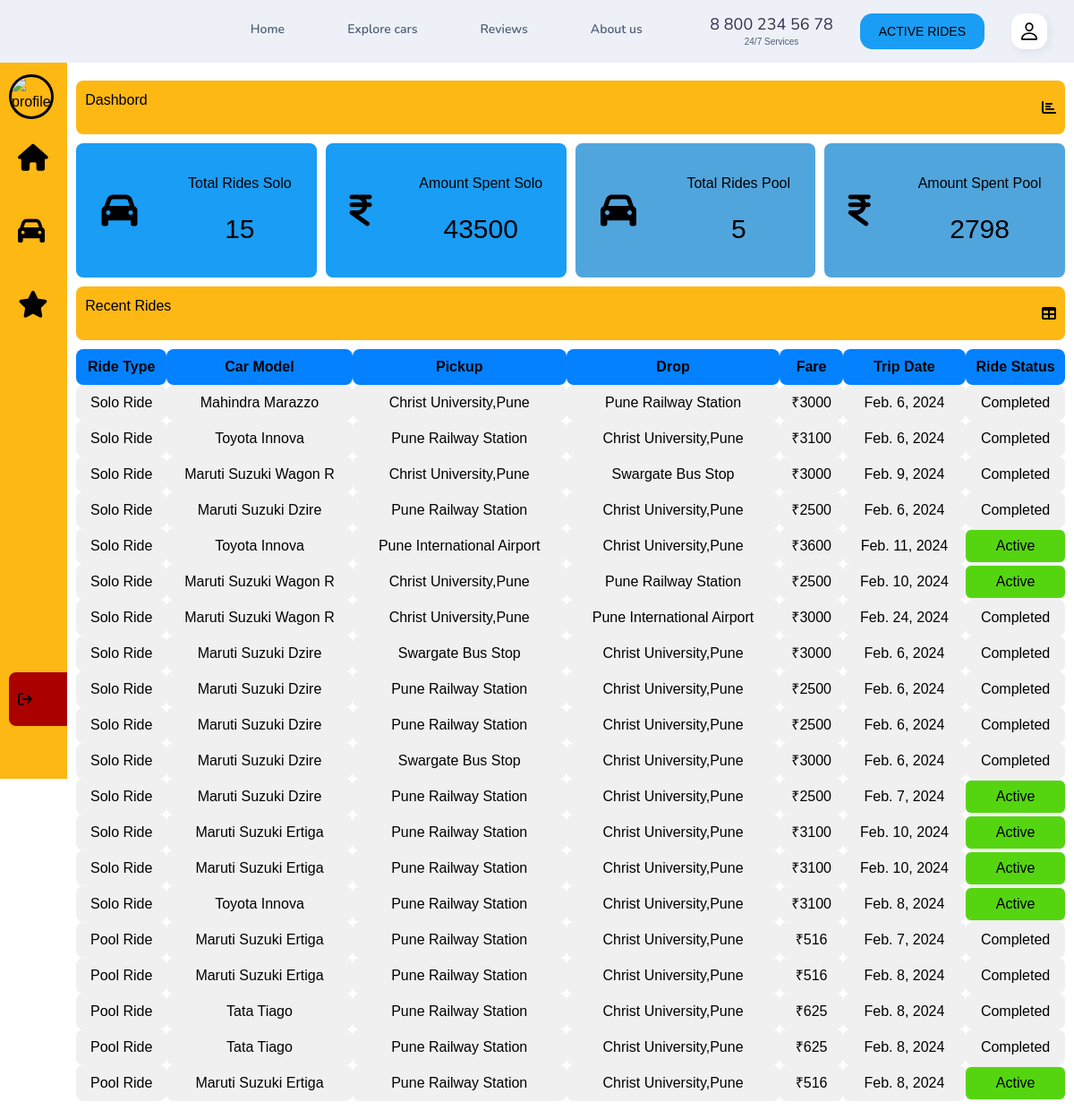
The page /userindex (signed in) on the database as committed earlier.
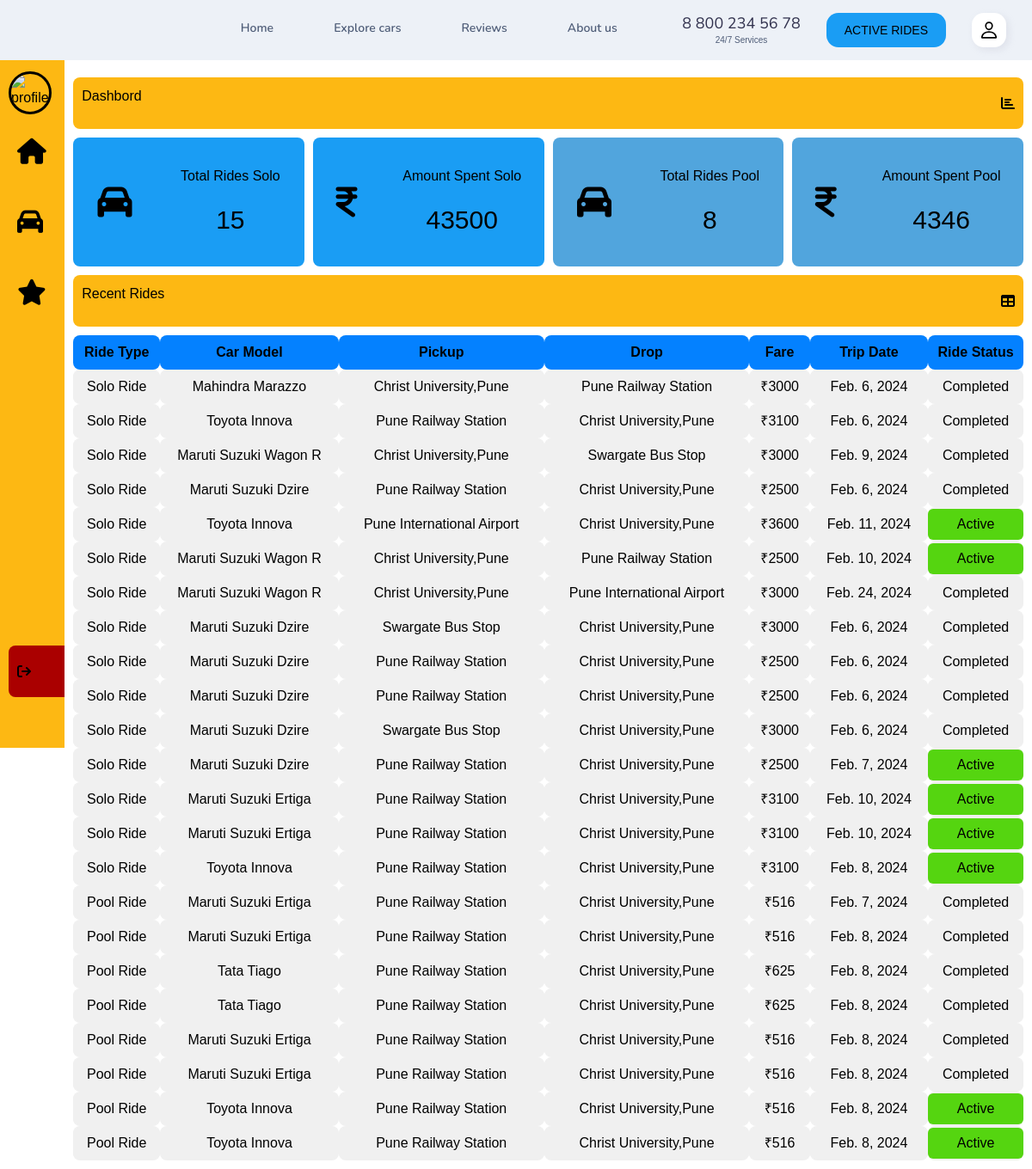
The same page on the database as committed later.
### cab_booking/models.py (models this page shows)
class BookingDetails(models.Model):
    bookingID = models.UUIDField(auto_created=True, primary_key=True, default=uuid.uuid4)
    carID = models.TextField(max_length=10, blank=False)
    start_location = models.TextField(max_length=50, blank=False)
    end_location = models.TextField(max_length=50, blank=False)
    booking_time = models.DateField(default=datetime.datetime.now())
    booking_fare = models.IntegerField(blank=False)
    trip_date = models.DateField(default=datetime.datetime.now())
    userID = models.IntegerField(blank=False, default=0)
    rideStatus = models.IntegerField(blank=False,default=0) #0 Completed, 1 Active

class carsAvailable(models.Model):
    carID = models.TextField(max_length=10,blank=False,primary_key=True)
    carModel = models.TextField(max_length=30,blank=False)
    carCapacity = models.IntegerField(blank=False)
    carNumber = models.TextField(max_length=20,blank=False, default = 0)

class poolRideBooking(models.Model):
    bookingID = models.UUIDField(auto_created=True, primary_key=True, default=uuid.uuid4)
    carID = models.TextField(max_length=10, blank=False)
    carCapacity = models.IntegerField(blank=False,default=4)
    start_location = models.TextField(max_length=50, blank=False)
    end_location = models.TextField(max_length=50, blank=False)
    booking_time = models.DateField(default=datetime.datetime.now())
    booking_fare_pu = models.IntegerField(blank=False)
    trip_date = models.DateField(default=datetime.datetime.now())
    userID = models.IntegerField(blank=False, default=0)
    rideStatus = models.IntegerField(blank=False,default=0) #0 Completed, 1 Active
    seats_booked = models.IntegerField(blank=False,default=0)

### user_dashboard/views.py (the view)
# urls.py: path('userindex',userIndex,name='userindex'),
def userIndex(request):
    if request.user and not request.user.is_staff:
        user_id=request.user.id
        userObj=User.objects.get(id=user_id)
        bookingDetail = BookingDetails.objects.filter(userID=user_id)
        amountSpent = BookingDetails.objects.filter(userID=user_id).values_list('booking_fare',flat=True)
        poolBookingDetail = poolRideBooking.objects.filter(userID=user_id)
        amountSpent_pool = poolRideBooking.objects.filter(userID = user_id).values_list('booking_fare_pu',flat=True)
        totalAmount =0
        rideCount=0
        for i in amountSpent:
            totalAmount+=i
            rideCount+=1
        totalpoolamount = 0
        rideCount_pool = 0
        for i in amountSpent_pool:
            totalpoolamount+=i
            rideCount_pool+=1
        availCar = carsAvailable.objects.all()
        return render(request, "user_dashboard/userIndex.html",{'user':userObj,
                                                                'bookings':bookingDetail,
                                                                'cars':availCar,
                                                                'totalAmount':totalAmount,
                                                                'rideCount':rideCount,
                                                                'poolride':poolBookingDetail,
                                                                'totalpoolamount':totalpoolamount,
                                                                'ridepoolcount':rideCount_pool})
    else:
        user_id=request.user.id
        userObj=User.objects.get(id=user_id)
        bookingDetail = BookingDetails.objects.all()
        amountSpent = BookingDetails.objects.values_list('booking_fare',flat=True)
        poolBookingDetail = poolRideBooking.objects.all()
        totalAmount =0
        rideCount=0
        for i in amountSpent:
            totalAmount+=i
            rideCount+=1
        availCar = carsAvailable.objects.all()
        amountSpent_pool = poolRideBooking.objects.values_list('booking_fare_pu',flat=True)
        totalpoolamount = 0
        rideCount_pool = 0
        for i in amountSpent_pool:
            totalpoolamount+=i
            rideCount_pool+=1
        return render(request, "user_dashboard/userIndex.html",{'user':userObj,
                                                                'bookings':bookingDetail,
                                                                'cars':availCar,
                                                                'totalAmount':totalAmount,
                                                                'rideCount':rideCount,
                                                                'poolride':poolBookingDetail,
                                                                'totalpoolamount':totalpoolamount,
                                                                'ridepoolcount':rideCount_pool})

### templates/user_dashboard/userIndex.html (shortened to what this page needs)
{% extends 'base.html' %} {% load static %} {%block extrahead %}
<link rel="stylesheet" href="{% static 'css/userStyle.css' %}" />
{% endblock extrahead %} {% block content %} {% csrf_token %}
<div class="menu">
  <ul>
    <li class="profile">
      <div class="img-box">
      </div>
    </li>
    <li>
      <a href="#">
        <i class="fas fa-home"></i>
      </a>
    </li>
    <li>
      <a href="#">
        <i class="fa-solid fa-car"></i>
      </a>
    </li>
    <li>
      <a href="#">
        <i class="fa-solid fa-star"></i>
      </a>
    </li>
    <li>
      <form method="POST" action="/signout" class="log-out">
        <button type="submit" id="signout" name="signout" style="height: 60px; width: 170px;">
          <i class="fas fa-sign-out"></i>
        </button>
      </form>
    </li>
  </ul>
</div>
<div class="content">
  <div class="title-info">
    <p>Dashbord</p>
    <i class="fas fa-chart-bar"></i>
  </div>
  <div class="data-info">
    <div class="box">
      <i class="fa-solid fa-car"></i>
      <div class="data">
        <p>Total Rides Solo</p>
        <span>{{rideCount}}</span>
      </div>
    </div>
    <div class="box">
      <i class="fa-solid fa-indian-rupee-sign"></i>
      <div class="data">
        <p>Amount Spent Solo</p>
        <span>{{totalAmount}}</span>
      </div>
    </div>
    <div class="box" style="background-color:#51a5dd;">
      <i class="fa-solid fa-car"></i>
      <div class="data">
        <p>Total Rides Pool</p>
        <span>{{ridepoolcount}}</span>
      </div>
    </div>
    <div class="box" style="background-color:#51a5dd;">
      <i class="fa-solid fa-indian-rupee-sign"></i>
      <div class="data">
        <p>Amount Spent Pool</p>
        <span>{{totalpoolamount}}</span>
      </div>
    </div>
  </div>
  <div class="title-info">
    <p>Recent Rides</p>
    <i class="fas fa-table"></i>
  </div>
  <table>
    <thead>
      <tr>
        <th>Ride Type</th>
        <th>Car Model</th>
        <th>Pickup</th>
        <th>Drop</th>
        <th>Fare</th>
        <th>Trip Date</th>
        <th>Ride Status</th>
      </tr>
    </thead>
    {% for booking in bookings %}
    <tbody>
      <tr>
        <td><span class="distance">Solo Ride</span></td>
        {% for car in cars %}
        {% if booking.carID == car.carID %}
        <td>{{car.carModel}}</td>
        {% endif %} {% endfor %}
        <td><span class="distance">{{booking.start_location}}</span></td>
        <td><span class="distance">{{booking.end_location}}</span></td>
        <td><span class="fare">₹{{booking.booking_fare}}</span></td>
        <td><span class="fare">{{booking.trip_date}}</span></td>
        {% if booking.rideStatus is 1 %}
        <td><span class="fare" style="background-color:#55d510;">Active</span></td>
        {% else %}
        <td><span class="fare">Completed</span></td>
        {% endif %}
      </tr>
    </tbody>
    {%endfor%}
    {% for booking in poolride %}
    <tbody>
      <tr>
        <td><span class="distance">Pool Ride</span></td>
        {% for car in cars %}
        {% if booking.carID == car.carID %}
        <td>{{car.carModel}}</td>
        {% endif %} {% endfor %}
        <td><span class="distance">{{booking.start_location}}</span></td>
        <td><span class="distance">{{booking.end_location}}</span></td>
        <td><span class="fare">₹{{booking.booking_fare_pu}}</span></td>
        <td><span class="fare">{{booking.trip_date}}</span></td>
        {% if booking.rideStatus is 1 %}
        <td><span class="fare" style="background-color:#55d510;">Active</span></td>
        {% else %}
        <td><span class="fare">Completed</span></td>
        {% endif %}
      </tr>
    </tbody>
    {%endfor%}
  </table>
</div>
{% endblock content %}

### templates/base.html (shortened to what this page needs)
{% load static %}
<!DOCTYPE html>
<html lang="en">
  <head>
    <link
      href="https://cdn.jsdelivr.net/npm/bootstrap@5.3.2/dist/css/bootstrap.min.css"
      rel="stylesheet"
    />
    <link
      rel="stylesheet"
      href="https://cdnjs.cloudflare.com/ajax/libs/font-awesome/6.4.0/css/all.min.css"
    />
    <link rel="stylesheet" href="{% static 'css/style.css' %}" />
    {% block extrahead %} {% endblock extrahead %}
  </head>
  <body>
    <header class="header" data-header>
      <div class="container">
        <a href="#" class="logo">
          <img
            src="{% static 'images/carpool-connect-logo.png' %}"
            height="180"
            alt="CarPool-Connect-logo"
          />
        </a>
        <nav class="navbar" data-navbar>
          <ul class="navbar-list">
            <li>
              <a href="/" class="navbar-link" data-nav-link>Home</a>
            </li>
            <li>
              <a href="/#featured-car" class="navbar-link" data-nav-link
                >Explore cars</a
              >
            </li>
            <li>
              <a href="/#reviews" class="navbar-link" data-nav-link>Reviews</a>
            </li>
            <li>
              <a href="{% url 'aboutus' %}" class="navbar-link" data-nav-link>About us</a>
            </li>
          </ul>
        </nav>
        <div class="header-actions">
          <div class="header-contact">
            <a href="tel:88002345678" class="contact-link">8 800 234 56 78</a>
            <span class="contact-time">24/7 Services</span>
          </div>
          {% if user.is_authenticated and not user.is_staff %}
          <a href="{% url 'homepage' %}" class="btn" aria-labelledby="aria-label-txt">
            <ion-icon name="car-outline"></ion-icon>
            <span id="aria-label-txt">BOOK NOW</span>
          </a>
          <a href="{% url 'userindex' %}" class="btn user-btn" aria-label="Profile">
            <ion-icon name="person-outline"></ion-icon>
          </a>
          {% elif user.is_authenticated and user.is_staff %}
          <a href="{% url 'bookcab' %}" class="btn" aria-labelledby="aria-label-txt">
            <span id="aria-label-txt">ACTIVE RIDES</span>
          </a>
          <a href="{% url 'userindex' %}" class="btn user-btn" aria-label="Profile">
            <ion-icon name="person-outline"></ion-icon>
          </a>
          {% endif %}
        </div>
      </div>
    </header>
    {% block content %} {% endblock content %}
  </body>
</html>

### static/css/userStyle.css (style rules this page uses)
* { padding: 0; margin: 0; color: black; font-family: sans-serif; }
body { margin-top: 70px; background-color:rgb(255, 255, 255); display: flex; }
.profile { display: flex; align-items: center; gap: 30px; }
.img-box { width: 50px; height: 50px; border-radius: 50%; overflow: hidden; border: 3px solid black; flex-shrink: 0; }
.menu { background-color: #FDB813; width: 80px; height: 100vh; padding: 10px; overflow: hidden; transition: 0.5s; }
ul { list-style: none; position: relative; height: 95%; }
ul li a { display: block; text-decoration: none; padding: 10px; margin: 10px 0; border-radius: 8px; display: flex; gap: 40px; align-items: center; transition: 0.5s; }
.log-out { position: absolute; bottom: 0; width: 100%; }
.log-out button { background-color:#a00 ; }
ul li a i { font-size: 30px; }
.content { width: 100%; margin: 10px; }
.title-info { background-color: #FDB813; padding: 10px; display: flex; align-items: center; justify-content: space-between; border-radius: 8px; margin: 10px 0; }
.data-info { display:flex; align-items: center; justify-content: space-between; flex-wrap: wrap; gap: 10px; }
.box { background-color: #1a9df4; height: 150px; flex-basis: 150px; flex-grow: 1; border-radius: 8px; display: flex; align-items: center; justify-content: space-around; }
.box i { font-size:40px }
.box .data { text-align: center; }
.box .data span { font-size: 30px; }
table { width: 100%; text-align: center; border-spacing: 8px; }
th,td { background-color: rgb(240, 240, 240); height: 40px; border-radius: 8px; }
th { background-color: #0481ff; }
.distance , .fare { padding: 6px; border-radius: 6px; }
.distance { background-color: rgb(240, 240, 240); }
.fare { background-color: rgb(240, 240, 240); color: black; }
ul { padding-left: 0; }
button#signout { display: block; text-decoration: none; padding: 10px; margin: 10px 0; border-radius: 8px; display: flex; gap: 40px; align-items: center; transition: 0.5s; }

Rows that differ between the two databases and show on the page:
changed poolRideBooking (number 5 of 8 on the later page): rideStatus "Active" → "Completed"
added poolRideBooking: start_location "Pune Railway Station", end_location "Christ University,Pune", booking_fare_pu "516", trip_date "Feb. 8, 2024", rideStatus "Completed", carsAvailable (carModel "Maruti Suzuki Ertiga")
added poolRideBooking: start_location "Pune Railway Station", end_location "Christ University,Pune", booking_fare_pu "516", trip_date "Feb. 8, 2024", rideStatus "Active"
now on this page (row unchanged): carsAvailable: carModel "Toyota Innova"
added poolRideBooking: start_location "Pune Railway Station", end_location "Christ University,Pune", booking_fare_pu "516", trip_date "Feb. 8, 2024", rideStatus "Active"
Other text that changed with them:
{{ ridepoolcount }}: "5" → "8"
{{ totalpoolamount }}: "2798" → "4346"
